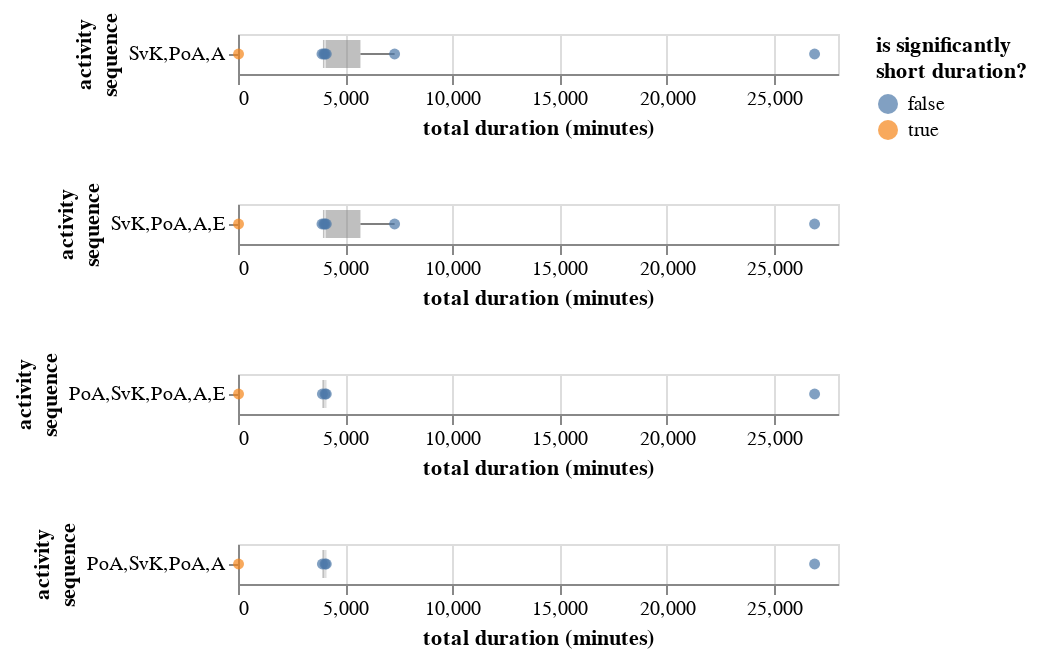

Source (notebook cell):
### Code cell
# alt.layer(
#     alt.Chart(seq_log[seq_log['seq'] == 'GSoC,PoA,A']).mark_boxplot(outliers={'size': 0}).encode(
#         x='total_duration:Q',
#         y='seq:N',
#         color=alt.value('grey'),
#         opacity=alt.value(0.5)
#     ),
#     alt.Chart(seq_log[seq_log['seq'] == 'GSoC,PoA,A']).mark_circle().encode(
#         x='total_duration:Q',
#         y='seq:N',
#         color='is_short_duration:N'
#     ),
# )

charts = []
for seq in short_seqs:
    data = seq_log[seq_log['seq'] == seq]
    charts.append(
        alt.layer(
            alt.Chart(data).mark_boxplot(outliers={'size': 0}).encode(
                x=alt.X('total_duration:Q').title('total duration (minutes)'),
                y=alt.Y('seq:N').title(['activity', 'sequence']),
                color=alt.value('grey'),
                opacity=alt.value(0.5)
            ),
            alt.Chart(data).mark_circle().encode(
                x=alt.X('total_duration:Q').title('total duration (minutes)'),
                y=alt.Y('seq:N').title(['activity', 'sequence']),
                color=alt.Color('is_short_duration:N').title([
                    'is significantly', 'short duration?'
                ]),
                tooltip=['resource', 'case_id', 'total_duration']
            )
        )
    )

alt.vconcat(*charts).resolve_scale(x='independent')
